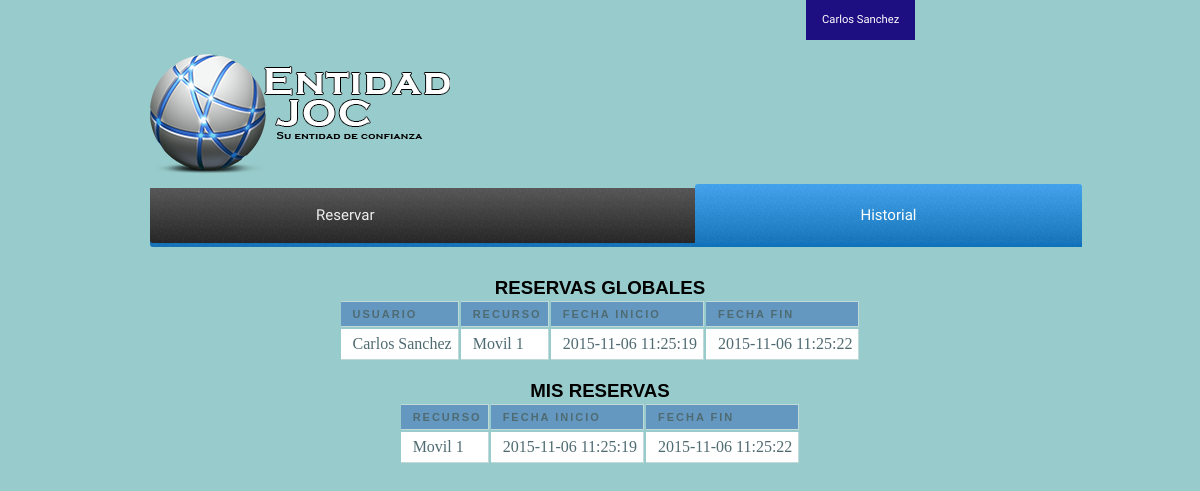
The app's page /paginausuario_historial.php (signed in) with its own data.
### tables this page shows
CREATE TABLE IF NOT EXISTS `users` (
  `idUser` int(255) NOT NULL,
  `nomUser` varchar(50) NOT NULL,
  `mail` varchar(30) NOT NULL,
  `telf` int(9) NOT NULL,
  `password` varchar(20) NOT NULL,
  `privilegios` varchar(25) NOT NULL
);

CREATE TABLE IF NOT EXISTS `resources` (
  `idResource` int(255) NOT NULL,
  `nomR` varchar(50) NOT NULL,
  `idEstado` int(11) NOT NULL,
  `idRType` int(11) NOT NULL
);

CREATE TABLE IF NOT EXISTS `registers` (
  `idRegister` int(255) NOT NULL,
  `data_ini` datetime NOT NULL,
  `data_fin` datetime DEFAULT NULL,
  `idResource` int(11) NOT NULL,
  `idUser` int(11) NOT NULL
);

### registros.php (the view)
<link rel="stylesheet" href="css/tablareservas.css">
<?php
$con = mysqli_connect('mysql.hostinger.es','u888001602_admin','1234567890','u888001602_intra');
$sql = "SELECT users.*,resources.*,resourcestype.*,registers.*,estadoinfo.* FROM ((((resourcestype INNER JOIN resources ON resourcestype.idRType=resources.idRType) INNER JOIN registers ON resources.idResource=registers.idResource) INNER JOIN users ON users.idUser=registers.idUser) INNER JOIN estadoinfo ON resources.idEstado=estadoinfo.idEstado)";
if(!empty($_SESSION['usuario'])){
	$privilegios=$_SESSION['usuario'];
}else if(!empty($_SESSION['admin'])){
	$privilegios=$_SESSION['admin'];
	?>
	<br/>
	<h3>RESERVAS GLOBALES</h3>
	<br/>
	<table class="mytable">
	<tr>
		<th>Usuario</th>
		<th>Recurso</th>
		<th>Fecha inicio</th>
		<th>Fecha fin</th>
	</tr>
	<?php
	$datos=mysqli_query($con,$sql);
        while($valor=mysqli_fetch_array($datos)){
		    echo "<tr>";
		    echo "<td>".$valor['nomUser']."</td>";
		    echo "<td>".$valor['nomR']."</td>";
		    echo "<td>".$valor['data_ini']."</td>";
		    if($valor['data_fin']!=NULL){
		    	echo "<td>".$valor['data_fin']."</td>";
			}else{
				echo "<td>En uso</td>";
			}
		    echo "</tr>";
		}
	echo "</table>";
}else{
	echo "no eres miembro";
}
?>
<br/>
<h3>MIS RESERVAS</h3>
<br/>
<table class="mytable">
	<tr>
		<th>Recurso</th>
		<th>Fecha inicio</th>
		<th>Fecha fin</th>
	</tr>
	<?php
		$sql.=" WHERE nomUser='$privilegios'";
			$datos=mysqli_query($con,$sql);
		        while($valor=mysqli_fetch_array($datos)){
				    echo "<tr>";
				    echo "<td>".$valor['nomR']."</td>";
				    echo "<td>".$valor['data_ini']."</td>";
				    if($valor['data_fin']!=NULL){
		    			echo "<td>".$valor['data_fin']."</td>";
					}else{
						echo "<td>En uso</td>";
					}
		   			echo "</tr>";
				}
		echo "</table>";
	?>

### css/paginausuario.css (style rules this page uses)
body { margin:0px; background:#98CBCB; }

### css/tablareservas.css (style rules this page uses)
th { font: bold 11px "Trebuchet MS", Verdana, Arial, Helvetica, sans-serif; color: #4f6b72; border-right: 1px solid #C1DAD7; border-bottom: 1px solid #C1DAD7; border-top: 1px solid #C1DAD7; letter-spacing: 2px; text-transform: uppercase; text-align: left; padding: 6px 6px 6px 12px; background: #6498C1 url(images/bg_header.jpg) no-repeat; }
td { border-right: 1px solid #C1DAD7; border-bottom: 1px solid #C1DAD7; background: #fff; padding: 6px 6px 6px 12px; color: #4f6b72; }
h3 { font-family: Helvetica; display: inline; }

### records on screen
users: nomUser "Carlos Sanchez", resources.nomR "Movil 1", registers.data_ini "2015-11-06 11:25:19", registers.data_fin "2015-11-06 11:25:22"

### other values on screen
$privilegios "Carlos Sanchez"
